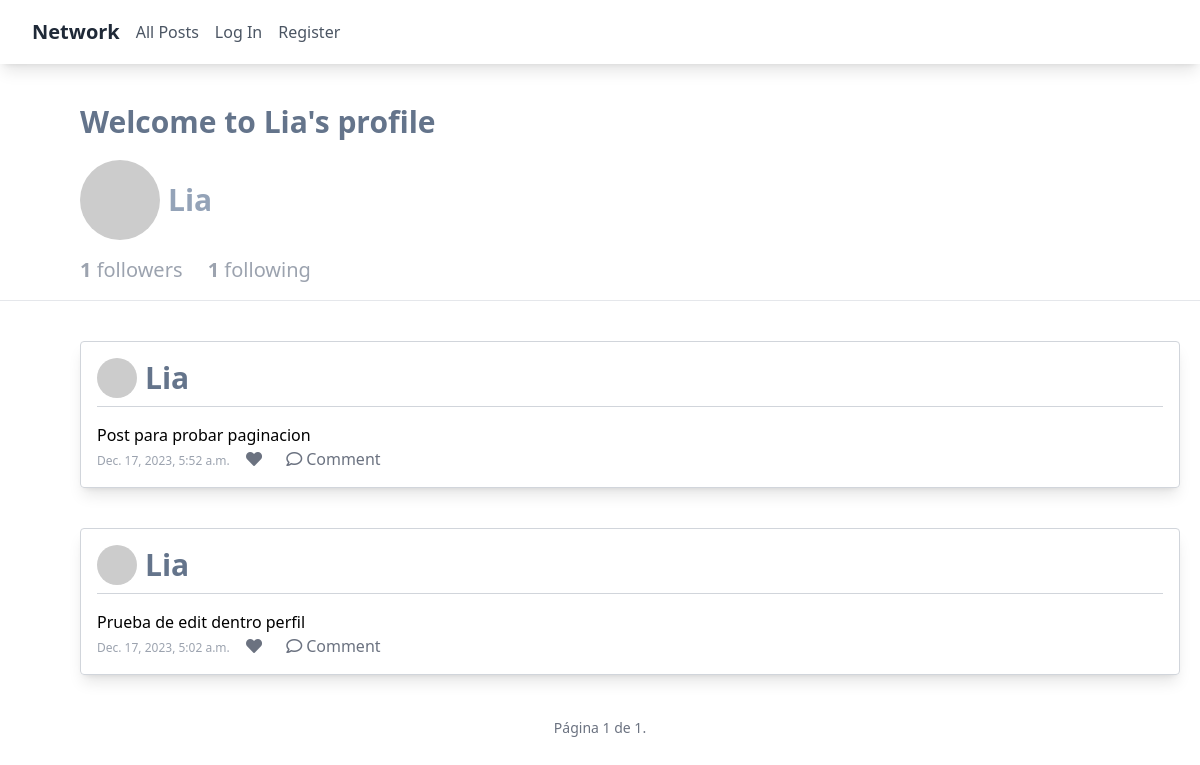
The page /profile/Lia/ on the database its author committed.
### network/models.py (models this page shows, shortened)
class User(AbstractUser):
    pass

class Post(models.Model):
    user = models.ForeignKey(User, on_delete=models.CASCADE, related_name="posts")
    content = models.TextField()
    created_at = models.DateTimeField(auto_now_add=True)

### network/views.py (the view)
# urls.py: path("profile/<str:username>/", views.profile, name="profile"),
def profile(request, username):
    user = get_object_or_404(User, username=username)
    posts = Post.objects.filter(user=user).order_by('-created_at')
    paginator = Paginator(posts, 10)
    page_number = request.GET.get('page')
    if page_number is None:
        page_number = 1
    page_obj = paginator.get_page(page_number)
    liked_posts = []
    logged_in_user = request.user if request.user.is_authenticated else None
    is_following = SeguirPerfil.objects.filter(seguidor=logged_in_user, siguiendo=user).exists() if logged_in_user else False
    seguidores = SeguirPerfil.objects.filter(siguiendo=user)
    seguidores_count = seguidores.count()
    seguidos = SeguirPerfil.objects.filter(seguidor=user)
    seguidos_count = seguidos.count()
    if request.user.is_authenticated:
        liked_posts = Like.objects.filter(user=request.user).values_list('post__id', flat=True)
    return render(request, "network/miPerfil.html", {
        "user": user,
        "posts": page_obj,
        'logged_in_user': logged_in_user,
        'is_following': is_following,
        'liked_posts': liked_posts,
        'seguidores_count': seguidores_count,
        'seguidos_count': seguidos_count,
        'page_obj': page_obj
    })

### network/templates/network/miPerfil.html (shortened to what this page needs)
{% extends "network/layout.html" %}
{% block body %}
    {%if not logged_in_user%}
    <h1 class="text-3xl font-bold mb-5 text-slate-500 ml-20 mt-10"> Welcome to {{ user.username }}'s profile </h1>
    {%endif%}
    <div class=" flex items-center mb-2 ml-20">
        <img src="https://ui-avatars.com/api/?name={{ user.username }} & background=random " class="w-20 h-20 rounded-full mr-2 mb-2" alt="">
        <h1 class="text-3xl font-bold text-slate-400 mb-2">{{ user.username }}</h1>
    </div>
    <span class="text-xl text-gray-400 ml-20 font-bold "> {{ seguidores_count }} <span class="text-gray-400 text-normal font-normal"> followers </span></span>
    <span class="text-xl text-gray-400 ml-5 font-bold "> {{ seguidos_count  }} <span class="text-gray-400 text-normal font-normal"> following </span></span>
    <hr class="shadow-lg mt-4">
    {% for post in posts %}
    <div class="ml-20 mb-10 border p-4 rounded shadow-lg border-gray-300 w-11/12 mt-10">
        <a href="{% url 'profile' post.user.username %}">
            <div class="flex items-center mb-4 border-b border-gray-300">
                <img
                    src="https://ui-avatars.com/api/?name={{ post.user.username }} & background=random "
                    class="w-10 h-10 rounded-full mr-2 mb-2"
                />
                <h1 class="text-3xl font-bold text-slate-500 mb-2">
                    {{ post.user.username }}
                </h1>
            </div>
        </a>
        <p class="mt-1">
            {{ post.content }}
        </p>
        <span class="text-xs text-gray-400">{{ post.created_at }}</span>
      {% if not logged_in_user %}
      <i class=" fas fa-heart text-gray-500 ml-3" data-post-id="{{ post.id }}"></i><span class="likeCount text-gray-500 ml-1" id="likeCount_{{ post.id }}"></span>
      <a href="{% url 'comment' post.id %}" class="font-normal text-gray-500"> <i class="far fa-comment ml-4 mr-1"></i>Comment</a>
      {% endif %}
    </div>
    {% endfor %}
</div>
<div class="flex justify-center">
    <span>
      <span class="text-sm font-normal text-gray-500">
        Página {{ page_obj.number }} de {{ page_obj.paginator.num_pages }}.
      </span>
    </span>
  </div>
{% endblock %}

### network/templates/network/layout.html (shortened to what this page needs)
{% load static %}
<!DOCTYPE html>
<html lang="en">
  <head>
    <script src="https://cdn.tailwindcss.com"></script>
    <link
      rel="stylesheet"
      href="//use.fontawesome.com/releases/v5.0.7/css/all.css"
    />
    <link href='https://unpkg.com/boxicons@2.1.4/css/boxicons.min.css' rel='stylesheet'>
  </head>
  <body>
    <nav class="bg-white shadow-lg">
      <div class="max-w-7xl px-4">
        <div class="flex justify-between h-16">
          <div class="flex">
            <a
              href="{% url 'index' %}"
              class="flex items-center justify-center h-16 px-4 text-xl font-bold text-gray-800"
              >Network</a
            >
            <ul class="flex items-center space-x-4">
              <li>
                <a
                  href="{% url 'index' %}"
                  class="text-gray-600 hover:text-gray-800"
                  >All Posts</a
                >
              </li>
              {% if logged_in_user %}
              <li>
                <a href="{% url 'following' %}" class="text-gray-600 hover:text-gray-800"
                  >Following</a
                >
              </li>
              <li>
                <a
                  href="{% url 'logout' %}"
                  class="text-gray-600 hover:text-gray-800"
                  >Log Out</a
                >
              </li>
              {% else %}
              <li>
                <a
                  href="{% url 'login' %}"
                  class="text-gray-600 hover:text-gray-800"
                  >Log In</a
                >
              </li>
              <li>
                <a
                  href="{% url 'register' %}"
                  class="text-gray-600 hover:text-gray-800"
                  >Register</a
                >
              </li>
              {% endif %}
            </ul>
          </div>
        </div>
      </div>
    </nav>
    <div class="body">{% block body %} {% endblock %}</div>
  </body>
</html>

### rows shown on the page
User: username "Lia"
Post: user.username "Lia", content "Post para probar paginacion", created_at "Dec. 17, 2023, 5:52 a.m."
Post: user.username "Lia", content "Prueba de edit dentro perfil", created_at "Dec. 17, 2023, 5:02 a.m."

### other values the page prints
{{ seguidores_count }} "1"
{{ seguidos_count }} "1"
{{ page_obj.number }} "1"
{{ page_obj.paginator.num_pages }} "1"
